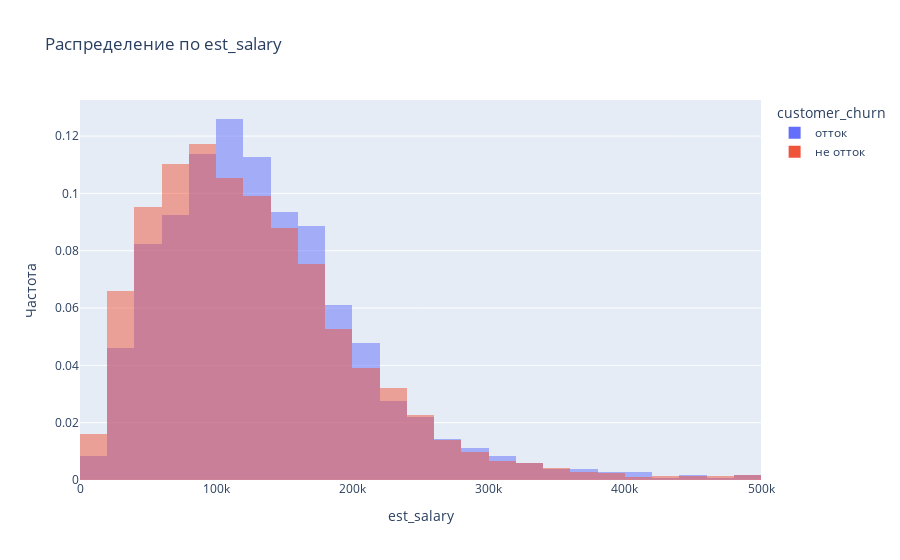

Notebook cell for this chart:
### Markdown cell above
Построим график распределения ушедших и оставшихся клиентов в разрезе по доходам.  

На гистограмме отобразим клиентов с доходом до 600 тыс., поскольку клиенты с большим доходов в банке встречаются редко.

### Code cell
hist_attribute('est_salary', 0, 500000, 100)

### Figure 1 — Plotly figure (JSON) as saved in the notebook; plotly's stock layout.template omitted (floating-point values rounded to 4 significant figures; data arrays with more than 128 entries replaced by an {"elided": "..."} marker saying what was removed)
{"data": [{"alignmentgroup": "True", "bingroup": "x", "histnorm": "probability", "hovertemplate": "customer_churn=отток<br>est_salary=%{x}<br>probability=%{y}<extra></extra>", "legendgroup": "отток", "marker": {"color": "#636efa", "opacity": 0.5, "pattern": {"shape": ""}}, "name": "отток", "nbinsx": 100, "offsetgroup": "отток", "orientation": "v", "showlegend": true, "type": "histogram", "x": {"elided": "1818 float values"}, "xaxis": "x", "yaxis": "y"}, {"alignmentgroup": "True", "bingroup": "x", "histnorm": "probability", "hovertemplate": "customer_churn=не отток<br>est_salary=%{x}<br>probability=%{y}<extra></extra>", "legendgroup": "не отток", "marker": {"color": "#EF553B", "opacity": 0.5, "pattern": {"shape": ""}}, "name": "не отток", "nbinsx": 100, "offsetgroup": "не отток", "orientation": "v", "showlegend": true, "type": "histogram", "x": {"elided": "8155 float values"}, "xaxis": "x", "yaxis": "y"}], "layout": {"barmode": "overlay", "legend": {"title": {"text": "customer_churn"}, "tracegroupgap": 0}, "title": {"text": "Распределение по est_salary"}, "xaxis": {"anchor": "y", "domain": [0, 1], "range": [0, 500000], "title": {"text": "est_salary"}}, "yaxis": {"anchor": "x", "domain": [0, 1], "title": {"text": "Частота"}}}}
